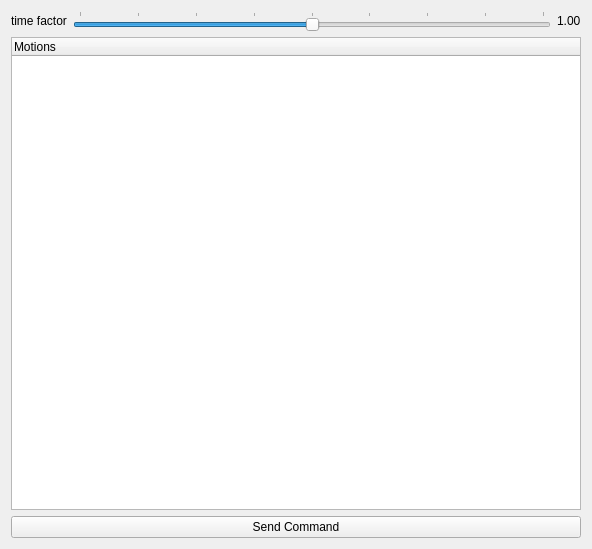
<?xml version="1.0" encoding="UTF-8"?>
<ui version="4.0">
 <class>motion_selector</class>
 <widget class="QMainWindow" name="motion_selector">
  <property name="geometry">
   <rect>
    <x>0</x>
    <y>0</y>
    <width>592</width>
    <height>549</height>
   </rect>
  </property>
  <property name="windowTitle">
   <string>motion_selector</string>
  </property>
  <widget class="QWidget" name="centralWidget">
   <layout class="QVBoxLayout" name="verticalLayout_2">
    <item>
     <layout class="QVBoxLayout" name="verticalLayout">
      <item>
       <layout class="QHBoxLayout" name="horizontalLayout">
        <item>
         <widget class="QLabel" name="label_2">
          <property name="text">
           <string>time factor</string>
          </property>
         </widget>
        </item>
        <item>
         <widget class="QSlider" name="timeFactorSlider">
          <property name="maximum">
           <number>200</number>
          </property>
          <property name="singleStep">
           <number>1</number>
          </property>
          <property name="value">
           <number>100</number>
          </property>
          <property name="orientation">
           <enum>Qt::Horizontal</enum>
          </property>
          <property name="tickPosition">
           <enum>QSlider::TicksAbove</enum>
          </property>
          <property name="tickInterval">
           <number>25</number>
          </property>
         </widget>
        </item>
        <item>
         <widget class="QLabel" name="timeFactorLabel">
          <property name="text">
           <string>1.00</string>
          </property>
         </widget>
        </item>
       </layout>
      </item>
      <item>
       <widget class="QTreeWidget" name="treeWidget">
        <column>
         <property name="text">
          <string>Motions</string>
         </property>
        </column>
       </widget>
      </item>
     </layout>
    </item>
    <item>
     <widget class="QPushButton" name="sendCommand">
      <property name="text">
       <string>Send Command</string>
      </property>
     </widget>
    </item>
   </layout>
  </widget>
 </widget>
 <layoutdefault spacing="6" margin="11"/>
 <resources/>
 <connections/>
</ui>
